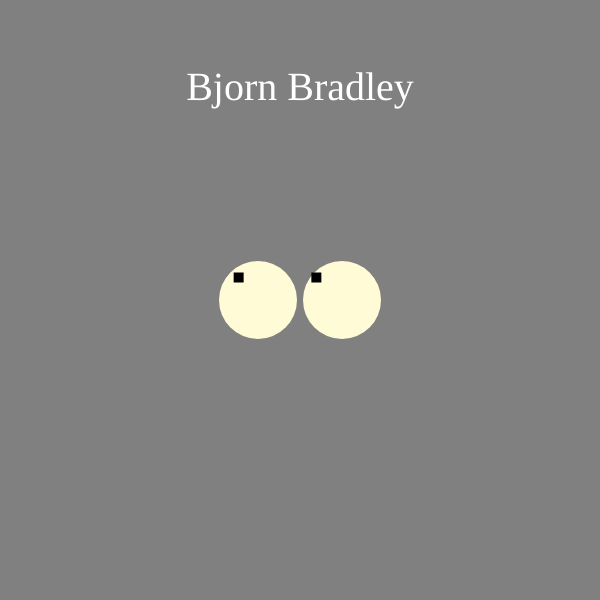
Frame 1 (no input)
Frame 60 (no input): identical to frame 1, image omitted
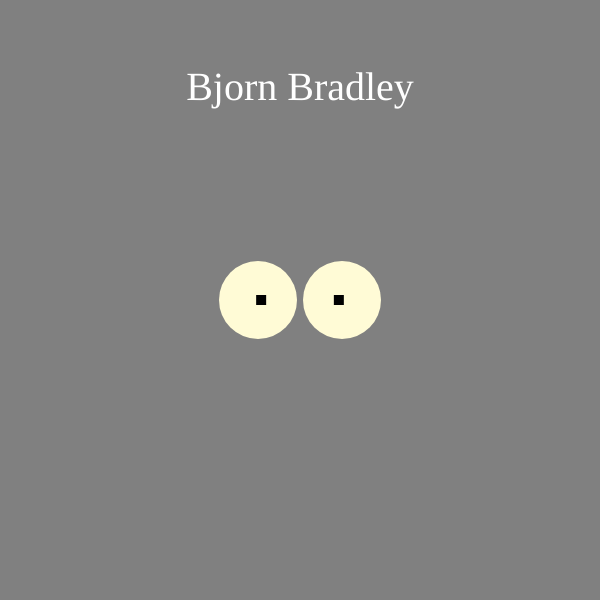
Frame 120 (the mouse pressed at the canvas centre since frame 60)

The p5.js sketch that drew these frames (run headless with seeded random() and noise() and a simulated clock; from frame 60 on, the mouse is pressed at the canvas centre):

// p5.js sketch
// ── sketch.js
// sketch.js
// Welcome-Sketch
// AME 230
//
// Don't worry about understanding the code in this welcome sketch.
// You only need to be able to open the project, and see it run.

function setup() {
  createCanvas(600, 600);

}

function draw() {
  background(128);
  
  //
  // Welcome text near the center,top of the canvas
  //
  noStroke();
  fill(255);
  textFont("Verdana");
  textSize(40);
  textAlign(CENTER);
  text("Bjorn Bradley", 300, 100);


  //
  // Silly eyes that follow the mouse
  // You aren't supposed to understand any of the code
  // in this project yet. This is just for fun!
  //

  // Eyes
  noStroke();
  fill(255,251,214);
  let eyeLeft = 300 - 42;
  let eyeRight = 300 + 42;
  let eyeY = 300;
  ellipse(eyeLeft,eyeY,78,78);
  ellipse(eyeRight,eyeY,78,78);

  // Pupils
  // Compute a vector from the eye to the mouse position.
  // Use the direction of that vector to offset the pupil.
  // The further the distance to the mouse position, the
  // greater the offset.
  let leftDx = mouseX - eyeLeft;
  let leftDy = mouseY - eyeY;
  let rightDx = mouseX - eyeRight;
  let rightDy = mouseY - eyeY;
  let eyeLeftMouseDistance = dist(mouseX, mouseY, eyeLeft, eyeY);
  let eyeRightMouseDistance = dist(mouseX, mouseY, eyeRight, eyeY);
  let leftMag = map(eyeLeftMouseDistance, 0, 400, 0, 30.0);
  let rightMag = map(eyeRightMouseDistance, 0, 400, 0, 30.0);
  let leftOffsetX = (leftDx / eyeLeftMouseDistance) * leftMag;
  let leftOffsetY = (leftDy / eyeLeftMouseDistance) * leftMag;
  let rightOffsetX = (rightDx / eyeRightMouseDistance) * rightMag;
  let rightOffsetY = (rightDy / eyeRightMouseDistance) * rightMag;

  rectMode(CENTER);
  fill(0);
  rect(eyeLeft + leftOffsetX,eyeY + leftOffsetY,10,10);
  rect(eyeRight + rightOffsetX,eyeY + rightOffsetY,10,10);
}
